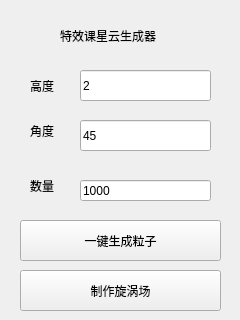
<?xml version="1.0" encoding="UTF-8"?>
<ui version="4.0">
 <class>window</class>
 <widget class="QWidget" name="window">
  <property name="geometry">
   <rect>
    <x>0</x>
    <y>0</y>
    <width>240</width>
    <height>320</height>
   </rect>
  </property>
  <property name="windowTitle">
   <string>box</string>
  </property>
  <widget class="QPushButton" name="pushButton">
   <property name="geometry">
    <rect>
     <x>20</x>
     <y>220</y>
     <width>201</width>
     <height>41</height>
    </rect>
   </property>
   <property name="text">
    <string>一键生成粒子</string>
   </property>
   <property name="+command" stdset="0">
    <string>tplink.use.create</string>
   </property>
  </widget>
  <widget class="QPushButton" name="pushButton_2">
   <property name="geometry">
    <rect>
     <x>20</x>
     <y>270</y>
     <width>201</width>
     <height>41</height>
    </rect>
   </property>
   <property name="text">
    <string>制作旋涡场</string>
   </property>
   <property name="+command" stdset="0">
    <string>tplink.use.link</string>
   </property>
  </widget>
  <widget class="QLineEdit" name="getagle">
   <property name="geometry">
    <rect>
     <x>80</x>
     <y>120</y>
     <width>131</width>
     <height>31</height>
    </rect>
   </property>
   <property name="text">
    <string>45</string>
   </property>
  </widget>
  <widget class="QLabel" name="label">
   <property name="geometry">
    <rect>
     <x>30</x>
     <y>120</y>
     <width>31</width>
     <height>21</height>
    </rect>
   </property>
   <property name="text">
    <string>角度</string>
   </property>
  </widget>
  <widget class="QLabel" name="label_2">
   <property name="geometry">
    <rect>
     <x>30</x>
     <y>80</y>
     <width>54</width>
     <height>12</height>
    </rect>
   </property>
   <property name="text">
    <string>高度</string>
   </property>
  </widget>
  <widget class="QLineEdit" name="gethigh">
   <property name="geometry">
    <rect>
     <x>80</x>
     <y>70</y>
     <width>131</width>
     <height>31</height>
    </rect>
   </property>
   <property name="text">
    <string>2</string>
   </property>
  </widget>
  <widget class="QLabel" name="label_3">
   <property name="geometry">
    <rect>
     <x>30</x>
     <y>180</y>
     <width>54</width>
     <height>12</height>
    </rect>
   </property>
   <property name="text">
    <string>数量</string>
   </property>
  </widget>
  <widget class="QLineEdit" name="getpnumber">
   <property name="geometry">
    <rect>
     <x>80</x>
     <y>180</y>
     <width>131</width>
     <height>21</height>
    </rect>
   </property>
   <property name="text">
    <string>1000</string>
   </property>
  </widget>
  <widget class="QLabel" name="label_4">
   <property name="geometry">
    <rect>
     <x>60</x>
     <y>20</y>
     <width>131</width>
     <height>31</height>
    </rect>
   </property>
   <property name="text">
    <string>特效课星云生成器</string>
   </property>
  </widget>
 </widget>
 <resources/>
 <connections/>
</ui>
